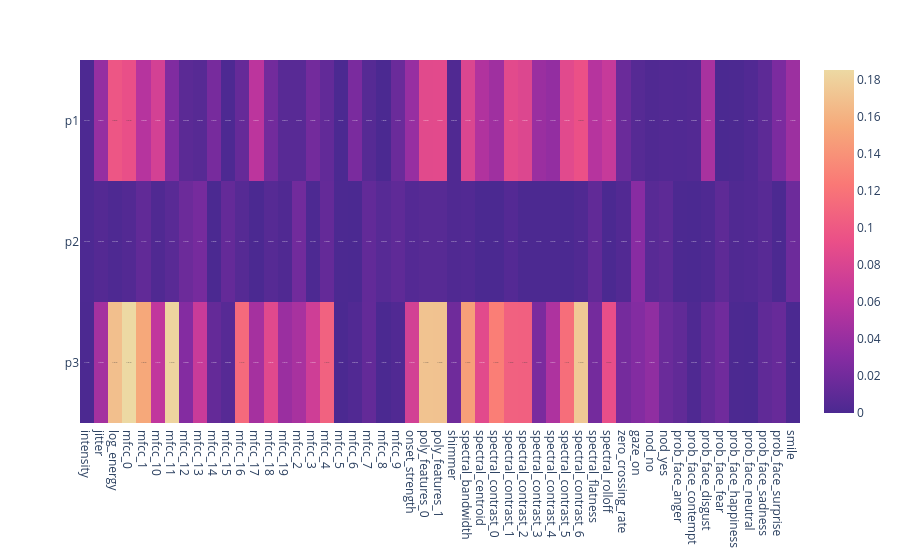

Notebook source saved alongside this figure:
### Code cell
fig_r

### Figure 1 — Plotly figure (JSON) as saved in the notebook; plotly's stock layout.template omitted (floating-point values rounded to 4 significant figures; data arrays with more than 128 entries replaced by an {"elided": "..."} marker saying what was removed)
{"data": [{"coloraxis": "coloraxis", "hovertemplate": "x: %{x}<br>y: %{y}<br>color: %{z}<extra></extra>", "name": "0", "texttemplate": "%{z}", "type": "heatmap", "x": ["intensity", "jitter", "log_energy", "mfcc_0", "mfcc_1", "mfcc_10", "mfcc_11", "mfcc_12", "mfcc_13", "mfcc_14", "mfcc_15", "mfcc_16", "mfcc_17", "mfcc_18", "mfcc_19", "mfcc_2", "mfcc_3", "mfcc_4", "mfcc_5", "mfcc_6", "mfcc_7", "mfcc_8", "mfcc_9", "onset_strength", "poly_features_0", "poly_features_1", "shimmer", "spectral_bandwidth", "spectral_centroid", "spectral_contrast_0", "spectral_contrast_1", "spectral_contrast_2", "spectral_contrast_3", "spectral_contrast_4", "spectral_contrast_5", "spectral_contrast_6", "spectral_flatness", "spectral_rolloff", "zero_crossing_rate", "gaze_on", "nod_no", "nod_yes", "prob_face_anger", "prob_face_contempt", "prob_face_disgust", "prob_face_fear", "prob_face_happiness", "prob_face_neutral", "prob_face_sadness", "prob_face_surprise", "smile"], "xaxis": "x", "y": ["p1", "p2", "p3"], "yaxis": "y", "z": {"elided": "3x51 float values"}}], "layout": {"coloraxis": {"colorscale": [[0, "rgb(75, 41, 145)"], [0.1667, "rgb(135, 44, 162)"], [0.3333, "rgb(192, 54, 157)"], [0.5, "rgb(234, 79, 136)"], [0.6667, "rgb(250, 120, 118)"], [0.8333, "rgb(246, 169, 122)"], [1, "rgb(237, 217, 163)"]]}, "margin": {"t": 60}, "xaxis": {"anchor": "y", "domain": [0, 1]}, "yaxis": {"anchor": "x", "autorange": "reversed", "domain": [0, 1]}}}
